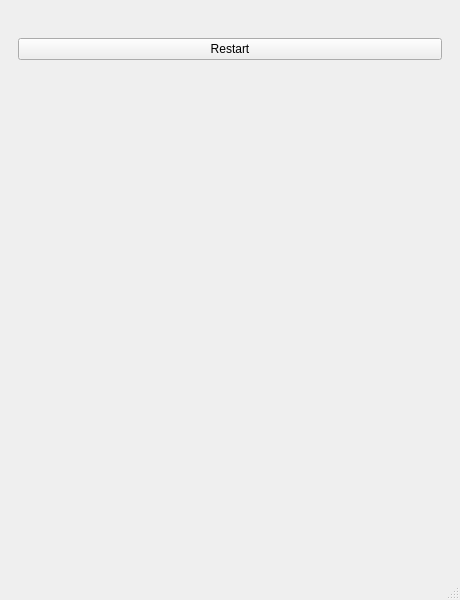
<?xml version="1.0" encoding="UTF-8"?>
<ui version="4.0">
 <class>MainWindow</class>
 <widget class="QMainWindow" name="MainWindow">
  <property name="geometry">
   <rect>
    <x>0</x>
    <y>0</y>
    <width>460</width>
    <height>600</height>
   </rect>
  </property>
  <property name="windowTitle">
   <string>MainWindow</string>
  </property>
  <widget class="QWidget" name="centralwidget">
   <layout class="QVBoxLayout" name="verticalLayout">
    <item>
     <widget class="QWidget" name="wMenu" native="true">
      <property name="sizePolicy">
       <sizepolicy hsizetype="Preferred" vsizetype="Fixed">
        <horstretch>0</horstretch>
        <verstretch>0</verstretch>
       </sizepolicy>
      </property>
      <property name="minimumSize">
       <size>
        <width>0</width>
        <height>80</height>
       </size>
      </property>
      <layout class="QHBoxLayout" name="horizontalLayout_2">
       <item>
        <widget class="QPushButton" name="bStartGame">
         <property name="text">
          <string>Restart</string>
         </property>
        </widget>
       </item>
      </layout>
     </widget>
    </item>
    <item>
     <widget class="QWidget" name="wGameGrid" native="true">
      <property name="sizePolicy">
       <sizepolicy hsizetype="Preferred" vsizetype="Preferred">
        <horstretch>0</horstretch>
        <verstretch>1</verstretch>
       </sizepolicy>
      </property>
      <layout class="QGridLayout" name="gridLayout_4"/>
     </widget>
    </item>
   </layout>
  </widget>
  <widget class="QMenuBar" name="menubar">
   <property name="geometry">
    <rect>
     <x>0</x>
     <y>0</y>
     <width>460</width>
     <height>22</height>
    </rect>
   </property>
  </widget>
  <widget class="QStatusBar" name="statusbar"/>
 </widget>
 <resources/>
 <connections/>
</ui>
